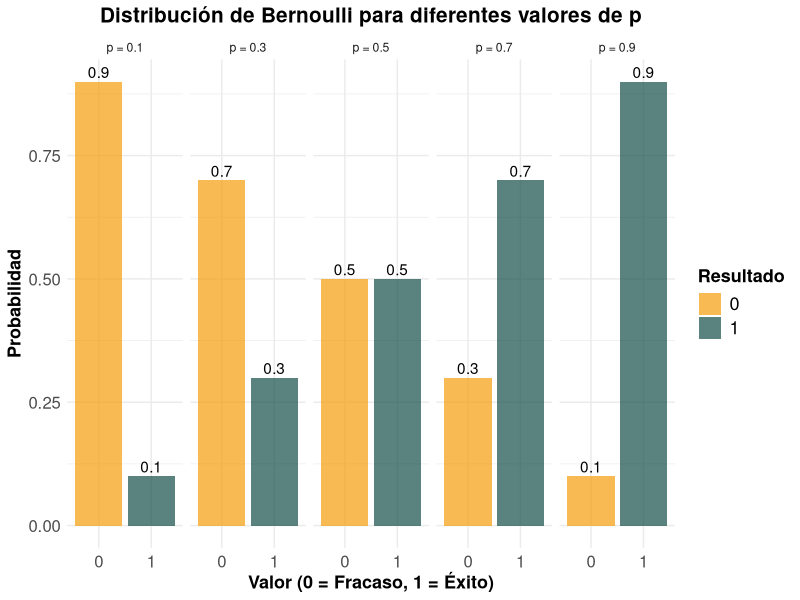
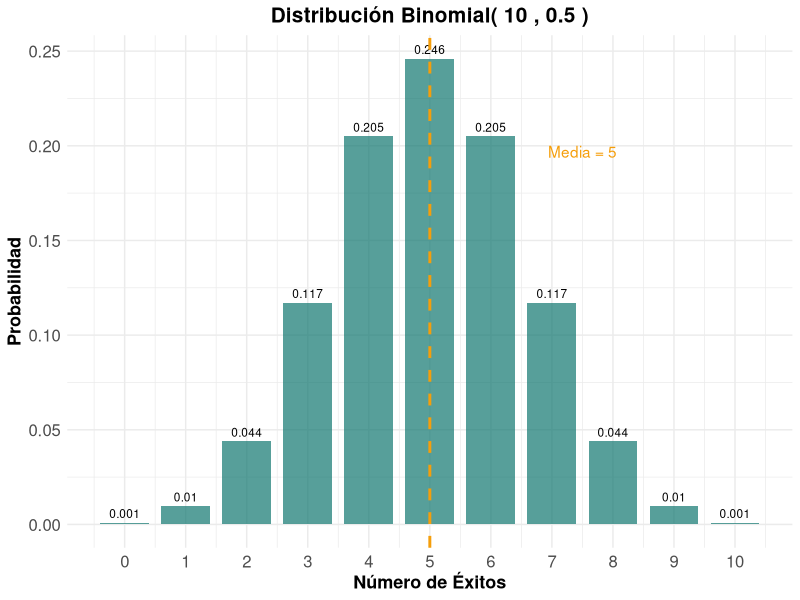
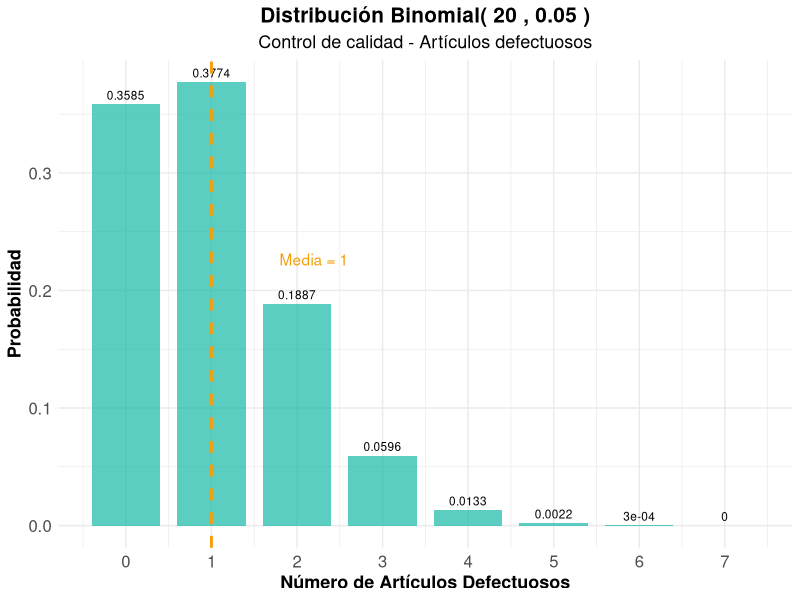
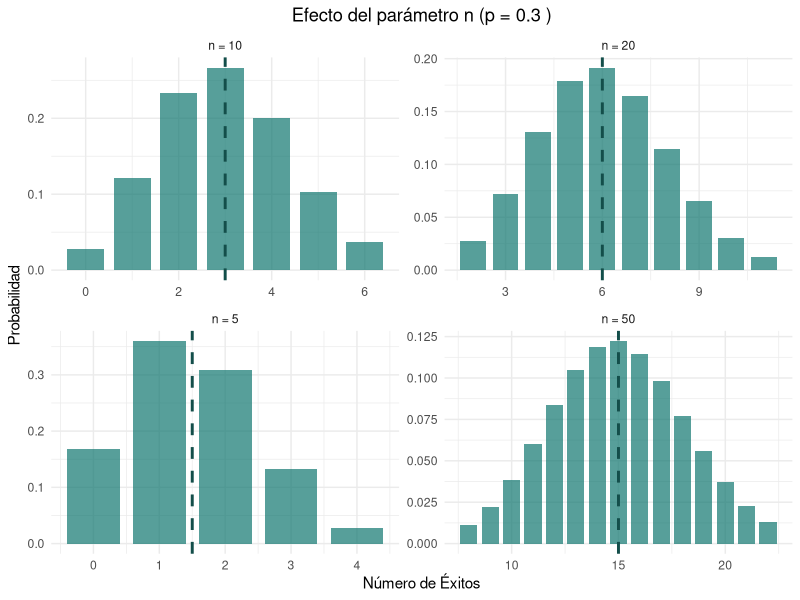
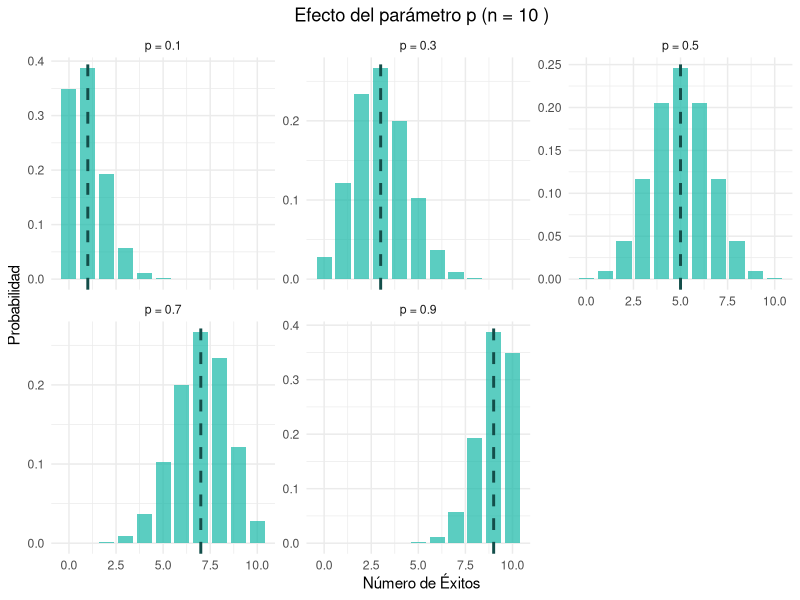
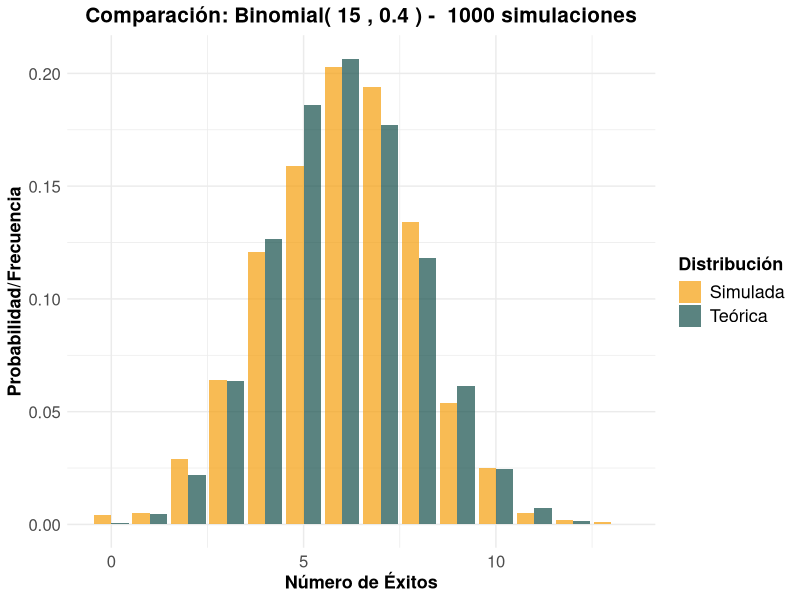
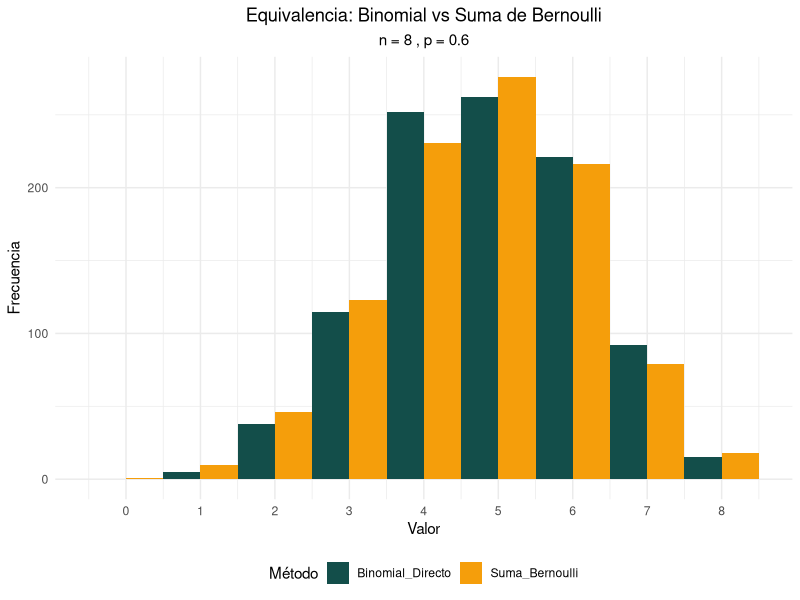
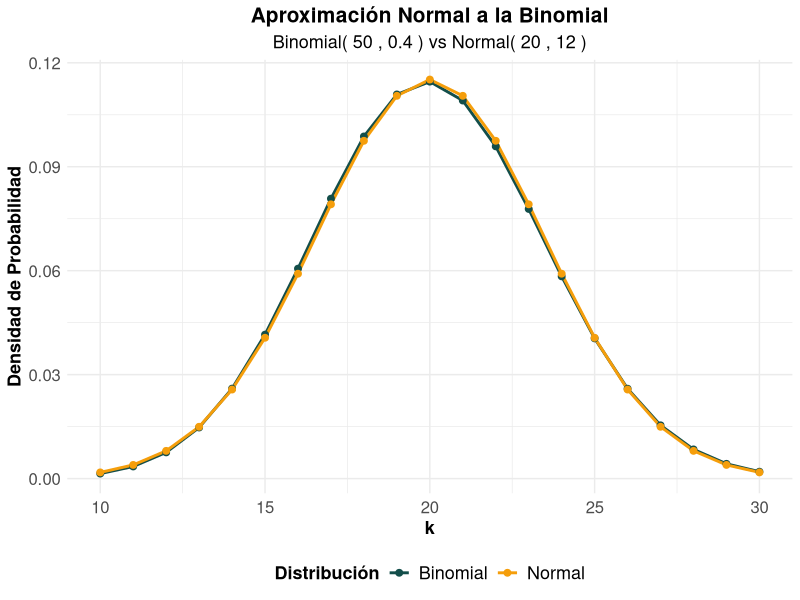

Reproduce these figures in R, in order.
## ---- chunk 1
#| label: setup
#| include: false
library(tidyverse)
library(kableExtra)
library(gridExtra)
## ---- chunk 2
#| label: moneda-bernoulli
#| code-fold: true
#| fig-align: center


# Moneda justa
p_moneda <- 0.5

# Crear tabla de probabilidades
bernoulli_moneda <- data.frame(
  Resultado = c("Sello (0)", "Cara (1)"),
  Valor = c(0, 1),
  Probabilidad = c(1-p_moneda, p_moneda)
)

kable(bernoulli_moneda, 
      caption = "Distribución Bernoulli - Moneda justa (p = 0.5)",
      align = "ccc") %>%
  kable_styling(bootstrap_options = "striped")

# Parámetros
media_moneda <- p_moneda
varianza_moneda <- p_moneda * (1 - p_moneda)
desv_std_moneda <- sqrt(varianza_moneda)

cat("Parámetros estadísticos:\n")
cat("Media:", media_moneda, "\n")
cat("Varianza:", varianza_moneda, "\n")
cat("Desviación estándar:", desv_std_moneda, "\n")
## ---- chunk 3
#| label: ejemplos-bernoulli-multiple
#| code-fold: true
#| fig-align: center


# Diferentes valores de p
p_values <- c(0.1, 0.3, 0.5, 0.7, 0.9)

# Crear data frame para visualización
bernoulli_data <- data.frame()
for(p in p_values) {
  temp_data <- data.frame(
    p = paste("p =", p),
    x = c(0, 1),
    probabilidad = c(1-p, p),
    media = p,
    varianza = p*(1-p)
  )
  bernoulli_data <- rbind(bernoulli_data, temp_data)
}

# Tabla de parámetros
param_bernoulli <- data.frame(
  p = p_values,
  Media = p_values,
  Varianza = p_values * (1 - p_values),
  Desv_Std = sqrt(p_values * (1 - p_values))
)

kable(param_bernoulli, 
      caption = "Parámetros de la distribución Bernoulli para diferentes valores de p",
      digits = 4,
      col.names = c("p", "Media", "Varianza", "Desv. Estándar")) %>%
  kable_styling(bootstrap_options = "striped")
## ---- chunk 4
#| label: grafico-bernoulli
#| code-fold: true
#| fig-align: center
#| fig-cap: "Distribución Bernoulli para diferentes valores de p"
ggplot(bernoulli_data, aes(x = factor(x), y = probabilidad, fill = factor(x))) +
  geom_col(alpha = 0.7) +
  geom_text(aes(label = round(probabilidad, 2)), vjust = -0.3) +
  facet_wrap(~p, ncol = 5) +
  scale_fill_manual(values = c("0" = "#F59E0B", "1" = "#134E4A")) +
  labs(title = "Distribución de Bernoulli para diferentes valores de p",
       x = "Valor (0 = Fracaso, 1 = Éxito)",
       y = "Probabilidad",
       fill = "Resultado") +
  theme_minimal() +
  theme(
    legend.title = element_text(size=13, face="bold"),
    legend.text = element_text(size=13),
    plot.title = element_text(size=15, face="bold", hjust = 0.5),
    plot.subtitle = element_text(size=13, hjust = 0.5),
    axis.text.x=element_text(size=12),
    axis.text.y=element_text(size=12),
    axis.title.x = element_text(face="bold", size=13),
    axis.title.y = element_text(face="bold", size=13)
    # panel.grid.major.y = element_line(color = "#ECF0F1", linewidth = 0.5,
    #   linetype = "dashed"),
    # panel.grid.minor.y = element_blank(),
    # panel.grid.major.x = element_blank(),
    # panel.background = element_rect(fill = "#FAFAFA", color = NA),
    # plot.background = element_rect(fill = "white", color = NA)
  )
## ---- chunk 5
#| label: binomial-monedas
#| code-fold: true
#| fig-align: center


# Parámetros
n_monedas <- 10
p_monedas <- 0.5

# Calcular probabilidades
k_values <- 0:n_monedas
prob_binomial <- dbinom(k_values, n_monedas, p_monedas)

# Crear data frame
binomial_monedas <- data.frame(
  Num_Caras = k_values,
  Probabilidad = prob_binomial
)

# Mostrar tabla
kable(binomial_monedas, 
      caption = paste("Distribución Binomial - 10 lanzamientos de moneda (n =", n_monedas, ", p =", p_monedas, ")"),
      digits = 4,
      col.names = c("Número de Caras", "Probabilidad")) %>%
  kable_styling(bootstrap_options = "striped")

# Parámetros estadísticos
media_monedas <- n_monedas * p_monedas
varianza_monedas <- n_monedas * p_monedas * (1 - p_monedas)
desv_std_monedas <- sqrt(varianza_monedas)

cat("\nParámetros estadísticos:\n")
cat("Media:", media_monedas, "\n")
cat("Varianza:", varianza_monedas, "\n")
cat("Desviación estándar:", round(desv_std_monedas, 4), "\n")
## ---- chunk 6
#| label: grafico-binomial-monedas
#| fig-cap: "Distribución Binomial - 10 lanzamientos de moneda"
#| code-fold: true
#| fig-align: center


ggplot(binomial_monedas, aes(x = Num_Caras, y = Probabilidad)) +
  geom_col(fill = "#0F766E", alpha = 0.7, width = 0.8) +
  geom_text(aes(label = round(Probabilidad, 3)), vjust = -0.5, size = 3) +
  geom_vline(xintercept = media_monedas, color = "#F59E0B", linetype = "dashed", linewidth = 1) +
  annotate("text", x = media_monedas + 2.5, y = max(prob_binomial) * 0.8, 
           label = paste("Media =", media_monedas), color = "#F59E0B") +
  scale_x_continuous(breaks = k_values) +
  labs(title = paste("Distribución Binomial(", n_monedas, ",", p_monedas, ")"),
       x = "Número de Éxitos",
       y = "Probabilidad") +
  theme_minimal() +
  theme(
    legend.title = element_text(size=13, face="bold"),
    legend.text = element_text(size=13),
    plot.title = element_text(size=15, face="bold", hjust = 0.5),
    plot.subtitle = element_text(size=13, hjust = 0.5),
    axis.text.x=element_text(size=12),
    axis.text.y=element_text(size=12),
    axis.title.x = element_text(face="bold", size=13),
    axis.title.y = element_text(face="bold", size=13)
    # panel.grid.major.y = element_line(color = "#ECF0F1", linewidth = 0.5,
    #   linetype = "dashed"),
    # panel.grid.minor.y = element_blank(),
    # panel.grid.major.x = element_blank(),
    # panel.background = element_rect(fill = "#FAFAFA", color = NA),
    # plot.background = element_rect(fill = "white", color = NA)
  )
## ---- chunk 7
#| label: control-calidad
#| code-fold: true
#| fig-align: center


# Parámetros
n_articulos <- 20
p_defecto <- 0.05

# Probabilidades
k_defectos <- 0:n_articulos
prob_defectos <- dbinom(k_defectos, n_articulos, p_defecto)

# Crear data frame
calidad_data <- data.frame(
  Defectos = k_defectos,
  Probabilidad = prob_defectos
)

# Filtrar probabilidades significativas (> 0.001)
calidad_filtrada <- calidad_data[calidad_data$Probabilidad > 0.001, ]

kable(calidad_filtrada, 
      caption = paste("Distribución Binomial - Control de calidad (n =", n_articulos, ", p =", p_defecto, ")"),
      digits = 4,
      col.names = c("Número de Defectos", "Probabilidad")) %>%
  kable_styling(bootstrap_options = "striped")

# Parámetros estadísticos
media_defectos <- n_articulos * p_defecto
varianza_defectos <- n_articulos * p_defecto * (1 - p_defecto)
desv_std_defectos <- sqrt(varianza_defectos)

cat("Parámetros estadísticos:\n")
cat("Media:", media_defectos, "\n")
cat("Varianza:", round(varianza_defectos, 4), "\n")
cat("Desviación estándar:", round(desv_std_defectos, 4), "\n")

# Probabilidades importantes
prob_0_defectos <- dbinom(0, n_articulos, p_defecto)
prob_max_2_defectos <- pbinom(2, n_articulos, p_defecto)
prob_mas_3_defectos <- 1 - pbinom(3, n_articulos, p_defecto)

cat("\nProbabilidades de interés:\n")
cat("P(0 defectos):", round(prob_0_defectos, 4), "\n")
cat("P(≤ 2 defectos):", round(prob_max_2_defectos, 4), "\n")
cat("P(> 3 defectos):", round(prob_mas_3_defectos, 4), "\n")
## ---- chunk 8
#| label: grafico-calidad
#| code-fold: true
#| fig-align: center
#| fig-cap: "Distribución Binomial - Control de calidad"


ggplot(calidad_data[1:8, ], aes(x = Defectos, y = Probabilidad)) +
  geom_col(fill = "#14B8A6", alpha = 0.7, width = 0.8) +
  geom_text(aes(label = round(Probabilidad, 4)), vjust = -0.5, size = 3) +
  geom_vline(xintercept = media_defectos, color = "#F59E0B", linetype = "dashed", linewidth = 1) +
  annotate("text", x = media_defectos + 1.2, y = max(prob_defectos) * 0.6, 
           label = paste("Media =", media_defectos), color = "#F59E0B") +
  scale_x_continuous(breaks = 0:7) +
  labs(title = paste("Distribución Binomial(", n_articulos, ",", p_defecto, ")"),
       subtitle = "Control de calidad - Artículos defectuosos",
       x = "Número de Artículos Defectuosos",
       y = "Probabilidad") +
  theme_minimal() +
  theme(
    legend.title = element_text(size=13, face="bold"),
    legend.text = element_text(size=13),
    plot.title = element_text(size=15, face="bold", hjust = 0.5),
    plot.subtitle = element_text(size=13, hjust = 0.5),
    axis.text.x=element_text(size=12),
    axis.text.y=element_text(size=12),
    axis.title.x = element_text(face="bold", size=13),
    axis.title.y = element_text(face="bold", size=13)
    # panel.grid.major.y = element_line(color = "#ECF0F1", linewidth = 0.5,
    #   linetype = "dashed"),
    # panel.grid.minor.y = element_blank(),
    # panel.grid.major.x = element_blank(),
    # panel.background = element_rect(fill = "#FAFAFA", color = NA),
    # plot.background = element_rect(fill = "white", color = NA)
  )
## ---- chunk 9
#| label: efecto-n
#| code-fold: true
#| fig-align: center

# Diferentes valores de n con p fijo
n_vals <- c(5, 10, 20, 50)
p_fijo <- 0.3

# Crear data frame para comparación
comp_n_data <- data.frame()
for(n in n_vals) {
  k_vals <- 0:n
  probs <- dbinom(k_vals, n, p_fijo)
  temp_data <- data.frame(
    n = paste("n =", n),
    k = k_vals,
    probabilidad = probs,
    media = n * p_fijo,
    varianza = n * p_fijo * (1 - p_fijo)
  )
  comp_n_data <- rbind(comp_n_data, temp_data)
}

# Filtrar para visualización (solo valores con probabilidad > 0.01)
comp_n_filtered <- comp_n_data[comp_n_data$probabilidad > 0.01, ]

ggplot(comp_n_filtered, aes(x = k, y = probabilidad)) +
  geom_col(fill = "#0F766E", alpha = 0.7, width = 0.8) +
  geom_vline(aes(xintercept = media), color = "#134E4A", linetype = "dashed", linewidth=1) +
  facet_wrap(~n, scales = "free") +
  labs(title = paste("Efecto del parámetro n (p =", p_fijo, ")"),
       x = "Número de Éxitos",
       y = "Probabilidad") +
  theme_minimal() +
  theme(plot.title = element_text(hjust = 0.5))
## ---- chunk 10
#| label: efecto-p
#| code-fold: true
#| fig-align: center 
#| fig-cap: "Efecto del parámetro p en la distribución binomial"
# Diferentes valores de p con n fijo
p_vals <- c(0.1, 0.3, 0.5, 0.7, 0.9)
n_fijo <- 10

# Crear data frame para comparación
comp_p_data <- data.frame()
for(p in p_vals) {
  k_vals <- 0:n_fijo
  probs <- dbinom(k_vals, n_fijo, p)
  temp_data <- data.frame(
    p = paste("p =", p),
    k = k_vals,
    probabilidad = probs,
    media = n_fijo * p,
    varianza = n_fijo * p * (1 - p)
  )
  comp_p_data <- rbind(comp_p_data, temp_data)
}

ggplot(comp_p_data, aes(x = k, y = probabilidad)) +
  geom_col(fill = "#14B8A6", alpha = 0.7, width = 0.8) +
  geom_vline(aes(xintercept = media), color = "#134E4A", linetype = "dashed", linewidth=1) +
  facet_wrap(~p, scales = "free_y") +
  labs(title = paste("Efecto del parámetro p (n =", n_fijo, ")"),
       x = "Número de Éxitos",
       y = "Probabilidad") +
  theme_minimal() +
  theme(plot.title = element_text(hjust = 0.5))
## ---- chunk 11
#| label: simulacion-binomial
#| code-fold: true

n_trials <- 15
p_sim_bin <- 0.4
n_sim_bin <- 1000

# Generar datos
datos_binomial <- rbinom(n_sim_bin, n_trials, p_sim_bin)

# Calcular estadísticas observadas
media_obs_bin <- mean(datos_binomial)
var_obs_bin <- var(datos_binomial)

# Valores teóricos
media_teo_bin <- n_trials * p_sim_bin
var_teo_bin <- n_trials * p_sim_bin * (1 - p_sim_bin)

cat("Media teórica:", media_teo_bin, "| Media observada:", round(media_obs_bin, 4), "\n")
cat("Varianza teórica:", var_teo_bin, "| Varianza observada:", round(var_obs_bin, 4), "\n")

# Comparar distribuciones
freq_obs_bin <- table(datos_binomial) / n_sim_bin
k_sim <- as.numeric(names(freq_obs_bin))
freq_teo_bin <- dbinom(k_sim, n_trials, p_sim_bin)

comparacion_bin <- data.frame(
  k = k_sim,
  Freq_Observada = as.numeric(freq_obs_bin),
  Prob_Teorica = freq_teo_bin
)

kable(head(comparacion_bin, 10), 
      caption = "Comparación frecuencias observadas vs probabilidades teóricas",
      digits = 4,
      col.names = c("k", "Freq. Observada", "Prob. Teórica")) %>%
  kable_styling(bootstrap_options = "striped")
## ---- chunk 12
#| label: grafico-comparacion-sim
#| code-fold: true
#| fig-align: center
#| fig-cap: "Comparación entre distribución teórica y simulada"
library(tidyr)

# Preparar datos para visualización
comp_sim_long <- comparacion_bin %>%
  pivot_longer(cols = c(Freq_Observada, Prob_Teorica),
               names_to = "Tipo",
               values_to = "Probabilidad") %>%
  mutate(Tipo = case_when(
    Tipo == "Freq_Observada" ~ "Simulada",
    Tipo == "Prob_Teorica" ~ "Teórica"
  ))

ggplot(comp_sim_long, aes(x = k, y = Probabilidad, fill = Tipo)) +
  geom_col(position = "dodge", alpha = 0.7) +
  scale_fill_manual(values = c("Teórica" = "#134E4A", "Simulada" = "#F59E0B")) +
  labs(title = paste("Comparación: Binomial(", n_trials, ",", p_sim_bin, ") - ", n_sim_bin, "simulaciones"),
       x = "Número de Éxitos",
       y = "Probabilidad/Frecuencia",
       fill = "Distribución") +
  theme_minimal() +
  theme(
    legend.title = element_text(size=13, face="bold"),
    legend.text = element_text(size=13),
    plot.title = element_text(size=15, face="bold", hjust = 0.5),
    plot.subtitle = element_text(size=13, hjust = 0.5),
    axis.text.x=element_text(size=12),
    axis.text.y=element_text(size=12),
    axis.title.x = element_text(face="bold", size=13),
    axis.title.y = element_text(face="bold", size=13)
    # panel.grid.major.y = element_line(color = "#ECF0F1", linewidth = 0.5,
    #   linetype = "dashed"),
    # panel.grid.minor.y = element_blank(),
    # panel.grid.major.x = element_blank(),
    # panel.background = element_rect(fill = "#FAFAFA", color = NA),
    # plot.background = element_rect(fill = "white", color = NA)
  )
## ---- chunk 13
#| label: relacion-bernoulli-binomial
#| code-fold: true
#| fig-align: center

n_exp <- 8
p_exp <- 0.6
n_sim_rel <- 1000

# Método 1: Generar directamente de Binomial
binomial_directo <- rbinom(n_sim_rel, n_exp, p_exp)

# Método 2: Sumar n variables Bernoulli independientes
suma_bernoulli <- replicate(n_sim_rel, {
  bernoulli_vars <- rbinom(n_exp, 1, p_exp)
  sum(bernoulli_vars)
})

# Comparar distribuciones
comparacion_relacion <- data.frame(
  Binomial_Directo = binomial_directo,
  Suma_Bernoulli = suma_bernoulli
)

# Visualización comparativa
comp_rel_long <- comparacion_relacion %>%
  mutate(id = row_number()) %>%
  pivot_longer(cols = c(Binomial_Directo, Suma_Bernoulli),
               names_to = "Metodo",
               values_to = "Valor")

ggplot(comp_rel_long, aes(x = Valor, fill = Metodo)) +
  geom_histogram(position = "dodge", center = min(comp_rel_long$Valor), binwidth=1) + 
  scale_fill_manual(values = c("Binomial_Directo" = "#134E4A", "Suma_Bernoulli" = "#F59E0B")) +
  scale_x_continuous(breaks = 0:(n_exp)) +
  labs(title = "Equivalencia: Binomial vs Suma de Bernoulli",
       subtitle = paste("n =", n_exp, ", p =", p_exp),
       x = "Valor",
       y = "Frecuencia",
       fill = "Método") +
  theme_minimal() +
  theme(plot.title = element_text(hjust = 0.5),
        plot.subtitle = element_text(hjust = 0.5),
        legend.position = "bottom")
## ---- chunk 14
#| label: aproximacion-normal
#| code-fold: true
#| fig-align: center


# Parámetros para aproximación normal
n_aprox <- 50
p_aprox <- 0.4

# Verificar condiciones
condicion1 <- n_aprox * p_aprox >= 5
condicion2 <- n_aprox * (1 - p_aprox) >= 5

cat("Condiciones para aproximación normal:\n")
cat("np =", n_aprox * p_aprox, "≥ 5:", condicion1, "\n")
cat("n(1-p) =", n_aprox * (1-p_aprox), "≥ 5:", condicion2, "\n")

if(condicion1 & condicion2) {
  # Calcular probabilidades exactas y aproximadas
  k_aprox <- 0:n_aprox
  prob_exacta <- dbinom(k_aprox, n_aprox, p_aprox)
  
  # Aproximación normal (con corrección de continuidad)
  media_normal <- n_aprox * p_aprox
  var_normal <- n_aprox * p_aprox * (1 - p_aprox)
  sd_normal <- sqrt(var_normal)
  
  # Crear data frame para comparación
  aprox_data <- data.frame(
    k = k_aprox,
    Binomial = prob_exacta,
    Normal = dnorm(k_aprox, media_normal, sd_normal)
  )
  
  # Filtrar valores significativos
  aprox_filtered <- aprox_data[aprox_data$Binomial > 0.001, ]
  
  # Visualización
  aprox_long <- aprox_filtered %>%
    pivot_longer(cols = c(Binomial, Normal),
                 names_to = "Distribucion",
                 values_to = "Densidad")
  
  ggplot(aprox_long, aes(x = k, y = Densidad, color = Distribucion)) +
    geom_line(linewidth = 1) +
    geom_point(size = 2) +
    scale_color_manual(values = c("Binomial" = "#134E4A", "Normal" = "#F59E0B")) +
    labs(title = "Aproximación Normal a la Binomial",
         subtitle = paste("Binomial(", n_aprox, ",", p_aprox, ") vs Normal(", media_normal, ",", round(sd_normal^2, 2), ")"),
         x = "k",
         y = "Densidad de Probabilidad",
         color = "Distribución") +
    theme_minimal() +
  theme(
    legend.title = element_text(size=13, face="bold"),
    legend.text = element_text(size=13),
    legend.position = "bottom",
    plot.title = element_text(size=15, face="bold", hjust = 0.5),
    plot.subtitle = element_text(size=13, hjust = 0.5),
    axis.text.x=element_text(size=12),
    axis.text.y=element_text(size=12),
    axis.title.x = element_text(face="bold", size=13),
    axis.title.y = element_text(face="bold", size=13)
    # panel.grid.major.y = element_line(color = "#ECF0F1", linewidth = 0.5,
    #   linetype = "dashed"),
    # panel.grid.minor.y = element_blank(),
    # panel.grid.major.x = element_blank(),
    # panel.background = element_rect(fill = "#FAFAFA", color = NA),
    # plot.background = element_rect(fill = "white", color = NA)
  )
}
## ---- chunk 15
#| code-fold: true
#| label: limite-central-binomial
#| fig-width: 8
#| fig-height: 6
#| fig-align: "center"
#| fig-cap: "Verificación del Teorema Central del Límite"
# Simular medias muestrales

k_muestra <- 1000
n_muestra <- 50

n_binomial <- 20
p_binomial <- 0.3

medias_muestrales <- replicate(k_muestra, {
  muestra <- rbinom(n_muestra, n_binomial, p_binomial)
  mean(muestra)
})

# Crear histograma
hist_data <- data.frame(Medias = medias_muestrales)

ggplot(hist_data) +
  geom_histogram(aes(x=Medias, after_stat(density)), bins = 30, 
                 fill = "#99F6E4", alpha = 0.7, color = "#0F766E") +
  geom_density(aes(x = Medias), color = "#F59E0B", linewidth = 1) +
  geom_function(fun = dnorm, args = list(mean = n_binomial * p_binomial, 
                                 sd = sqrt(4.2/50)), 
                color = "#B45309", linetype = "dashed", linewidth = 1) +
  geom_vline(xintercept = mean(medias_muestrales), 
             color = "#134E4A", linetype = "dashed", linewidth = 1) +
  labs(title = "Distribución de Medias Muestrales",
       subtitle = paste("N =", n_muestra, " de una v.a. binomial(20,0.3)"),
       x = "Media Muestral",
       y = "Densidad") +
  theme_minimal() +
  theme(
    legend.title = element_text(size=13, face="bold"),
    legend.text = element_text(size=13),
    plot.title = element_text(size=15, face="bold", hjust = 0.5),
    plot.subtitle = element_text(size=13, hjust = 0.5),
    axis.text.x=element_text(size=12),
    axis.text.y=element_text(size=12),
    axis.title.x = element_text(face="bold", size=13),
    axis.title.y = element_text(face="bold", size=13)
    # panel.grid.major.y = element_line(color = "#ECF0F1", linewidth = 0.5,
    #   linetype = "dashed"),
    # panel.grid.minor.y = element_blank(),
    # panel.grid.major.x = element_blank(),
    # panel.background = element_rect(fill = "#FAFAFA", color = NA),
    # plot.background = element_rect(fill = "white", color = NA)
  )

# Estadísticas
cat("Media teórica:", n_binomial * p_binomial, "\n")
cat("Media observada:", round(mean(medias_muestrales), 4), "\n")
cat("Varianza teórica de la media:", 4.2/50, "\n")
cat("Varianza observada de la media:", round(var(medias_muestrales), 4), "\n")
## ---- chunk 16
#| label: aplicacion-medicina
#| code-fold: true
#| fig-align: center


# Parámetros
n_pacientes <- 25
p_cura <- 0.8

# Preguntas de interés
# 1. ¿Cuál es la probabilidad de que exactamente 20 pacientes se curen?
prob_20_curas <- dbinom(20, n_pacientes, p_cura)

# 2. ¿Cuál es la probabilidad de que al menos 22 pacientes se curen?
prob_min_22 <- 1 - pbinom(21, n_pacientes, p_cura)

# 3. ¿Cuál es la probabilidad de que entre 18 y 22 pacientes se curen?
prob_18_22 <- pbinom(22, n_pacientes, p_cura) - pbinom(17, n_pacientes, p_cura)

# Parámetros estadísticos
media_curas <- n_pacientes * p_cura
varianza_curas <- n_pacientes * p_cura * (1 - p_cura)
desv_std_curas <- sqrt(varianza_curas)

cat("Aplicación Médica - Efectividad del tratamiento:\n")
cat("Parámetros: n =", n_pacientes, ", p =", p_cura, "\n\n")
cat("Estadísticas esperadas:\n")
cat("Número esperado de curas:", media_curas, "\n")
cat("Varianza:", varianza_curas, "\n")
cat("Desviación estándar:", round(desv_std_curas, 4), "\n\n")
cat("Probabilidades de interés:\n")
cat("P(exactamente 20 curas):", round(prob_20_curas, 4), "\n")
cat("P(al menos 22 curas):", round(prob_min_22, 4), "\n")
cat("P(entre 18 y 22 curas):", round(prob_18_22, 4), "\n")

# Visualización
k_medicina <- 0:n_pacientes
prob_medicina <- dbinom(k_medicina, n_pacientes, p_cura)
medicina_data <- data.frame(k = k_medicina, probabilidad = prob_medicina)

ggplot(medicina_data, aes(x = k, y = probabilidad)) +
  geom_col(fill = "#134E4A", alpha = 0.7, width = 0.8) +
  geom_vline(xintercept = media_curas, color = "#F59E0B", linetype = "dashed", size = 1) +
  geom_vline(xintercept = c(18, 22), color = "#14B8A6", linetype = "dotted", size = 1) +
  annotate("text", x = media_curas + 1.5, y = max(prob_medicina) * 0.8, 
           label = paste("E(X) =", media_curas), color = "#F59E0B") +
  annotate("rect", xmin = 18, xmax = 22, ymin = 0, ymax = Inf, 
           alpha = 0.2, fill = "#14B8A6") +
  labs(title = "Distribución del Número de Pacientes Curados",
       subtitle = paste("Binomial(", n_pacientes, ",", p_cura, ")"),
       x = "Número de Pacientes Curados",
       y = "Probabilidad") +
  theme_minimal() +
  theme(
    legend.title = element_text(size=13, face="bold"),
    legend.text = element_text(size=13),
    plot.title = element_text(size=15, face="bold", hjust = 0.5),
    plot.subtitle = element_text(size=13, hjust = 0.5),
    axis.text.x=element_text(size=12),
    axis.text.y=element_text(size=12),
    axis.title.x = element_text(face="bold", size=13),
    axis.title.y = element_text(face="bold", size=13)
    # panel.grid.major.y = element_line(color = "#ECF0F1", linewidth = 0.5,
    #   linetype = "dashed"),
    # panel.grid.minor.y = element_blank(),
    # panel.grid.major.x = element_blank(),
    # panel.background = element_rect(fill = "#FAFAFA", color = NA),
    # plot.background = element_rect(fill = "white", color = NA)
  )
## ---- chunk 17
#| label: ej-med-datos

n_trat <- 20
p_trat <- 0.85
soporte_trat <- 0:n_trat
fx_trat <- dbinom(soporte_trat, n_trat, p_trat)
## ---- chunk 18
#| label: ej-med-inciso-a
#| fig-align: center

ggplot(data.frame(x = soporte_trat, fx = fx_trat), aes(x = x, y = fx)) +
  geom_col(fill = "#0F766E", alpha = 0.85, width = 0.75) +
  geom_text(aes(label = ifelse(fx > 0.01, round(fx, 3), "")),
            vjust = -0.4, size = 3, color = "#134E4A") +
  scale_x_continuous(breaks = soporte_trat) +
  labs(title = "Función de probabilidad: Binomial(20, 0.85)",
       x = "Pacientes curados (x)",
       y = "f(x) = P(X = x)") +
  theme_minimal() +
  theme(plot.title = element_text(hjust = 0.5, face = "bold"))
## ---- chunk 19
#| label: ej-med-inciso-b

esp_trat <- n_trat * p_trat
var_trat <- n_trat * p_trat * (1 - p_trat)
de_trat <- sqrt(var_trat)

data.frame(
  Parametro = c("Esperanza", "Varianza", "Desviación estándar"),
  Valor = round(c(esp_trat, var_trat, de_trat), 4)
) %>%
  kable(col.names = c("Parámetro", "Valor")) %>%
  kable_styling(bootstrap_options = "striped", full_width = FALSE)
## ---- chunk 20
#| label: ej-med-inciso-c
#| fig-align: center

set.seed(2026)
exp_trat <- rbinom(1000, n_trat, p_trat)

data.frame(
  Medida = c("Esperanza", "Varianza", "Desviación estándar"),
  Teorico = c(esp_trat, var_trat, de_trat),
  Simulado = c(mean(exp_trat), var(exp_trat), sd(exp_trat))
) %>%
  kable(digits = 4, col.names = c("Medida", "Teórico", "Simulado")) %>%
  kable_styling(bootstrap_options = "striped", full_width = FALSE)

frec_trat <- as.numeric(table(factor(exp_trat, levels = soporte_trat))) / 1000

ggplot(data.frame(x = soporte_trat, Simulada = frec_trat, Teorica = fx_trat),
       aes(x = x)) +
  geom_col(aes(y = Simulada, fill = "Simulada"), alpha = 0.8, width = 0.7) +
  geom_point(aes(y = Teorica, color = "Teórica"), size = 3) +
  geom_line(aes(y = Teorica, color = "Teórica"), linewidth = 0.8) +
  scale_fill_manual(values = c("Simulada" = "#F59E0B")) +
  scale_color_manual(values = c("Teórica" = "#0F766E")) +
  scale_x_continuous(breaks = soporte_trat) +
  labs(title = "1000 experimentos vs Binomial(20, 0.85)",
       x = "Pacientes curados",
       y = "Frecuencia relativa / Probabilidad",
       fill = "", color = "") +
  theme_minimal() +
  theme(plot.title = element_text(hjust = 0.5, face = "bold"),
        legend.position = "bottom")
## ---- chunk 21
#| label: ej-suma-simulacion
#| fig-align: center

set.seed(2026)

n_1 <- 6
m_2 <- 14
p_c <- 0.35
reps <- 10000

suma_sim <- rbinom(reps, n_1, p_c) + rbinom(reps, m_2, p_c)

valores_s <- 0:(n_1 + m_2)
comparacion_s <- data.frame(
  k = valores_s,
  Simulada = as.numeric(table(factor(suma_sim, levels = valores_s))) / reps,
  Teorica = dbinom(valores_s, n_1 + m_2, p_c)
)

ggplot(comparacion_s, aes(x = k)) +
  geom_col(aes(y = Simulada), fill = "#99F6E4", color = "#0F766E", width = 0.8) +
  geom_point(aes(y = Teorica), color = "#B45309", size = 3, shape = 18) +
  scale_x_continuous(breaks = valores_s) +
  labs(title = "X + Y vs bin(20, 0.35)",
       subtitle = "Barras: X + Y simulada | Rombos: bin(20, 0.35)",
       x = "k",
       y = "Probabilidad") +
  theme_minimal() +
  theme(plot.title = element_text(hjust = 0.5, face = "bold"),
        plot.subtitle = element_text(hjust = 0.5))
## ---- chunk 22
#| label: ej-suma-medidas

data.frame(
  Medida = c("Media", "Varianza"),
  Teorico = c((n_1 + m_2) * p_c, (n_1 + m_2) * p_c * (1 - p_c)),
  Simulado = c(mean(suma_sim), var(suma_sim))
) %>%
  kable(digits = 4, col.names = c("Medida", "bin(20, 0.35)", "X + Y simulada")) %>%
  kable_styling(bootstrap_options = "striped", full_width = FALSE)
## ---- chunk 23
#| label: ej-aprox-datos

n_b <- 100
p_b <- 0.3
mu_b <- n_b * p_b
sigma_b <- sqrt(n_b * p_b * (1 - p_b))
## ---- chunk 24
#| label: ej-aprox-condiciones

data.frame(
  Condicion = c("np >= 5", "n(1-p) >= 5"),
  Valor = c(n_b * p_b, n_b * (1 - p_b)),
  Cumple = c(n_b * p_b >= 5, n_b * (1 - p_b) >= 5)
) %>%
  kable(col.names = c("Condición", "Valor", "¿Se cumple?")) %>%
  kable_styling(bootstrap_options = "striped", full_width = FALSE)
## ---- chunk 25
#| label: ej-aprox-comparacion
#| fig-align: center

k_b <- 12:48

ggplot(data.frame(k = k_b, Binomial = dbinom(k_b, n_b, p_b)), aes(x = k)) +
  geom_col(aes(y = Binomial), fill = "#14B8A6", alpha = 0.75) +
  stat_function(fun = dnorm, args = list(mean = mu_b, sd = sigma_b),
                color = "#B45309", linewidth = 1.2) +
  labs(title = "Binomial(100, 0.3) vs Normal(30, 21)",
       subtitle = "Barras: binomial | Curva: normal",
       x = "k",
       y = "Probabilidad / Densidad") +
  theme_minimal() +
  theme(plot.title = element_text(hjust = 0.5, face = "bold"),
        plot.subtitle = element_text(hjust = 0.5))

# Corrección de continuidad: P(25 <= X <= 35) ≈ P(24.5 <= Z <= 35.5)
data.frame(
  Calculo = c("Binomial exacta", "Aproximación normal"),
  Probabilidad = c(pbinom(35, n_b, p_b) - pbinom(24, n_b, p_b),
                   pnorm(35.5, mu_b, sigma_b) - pnorm(24.5, mu_b, sigma_b))
) %>%
  kable(digits = 4, col.names = c("Cálculo", "P(25 ≤ X ≤ 35)")) %>%
  kable_styling(bootstrap_options = "striped", full_width = FALSE)
## ---- chunk 26
#| label: ej-tcl-simulacion
#| fig-align: center

set.seed(2026)

medias_b <- replicate(1000, mean(rbinom(30, 10, 0.7)))

data.frame(
  Medida = c("Media", "Varianza"),
  Teorico = c(7, 2.1 / 30),
  Observado = c(mean(medias_b), var(medias_b))
) %>%
  kable(digits = 4, col.names = c("Medida", "Teórico", "Observado")) %>%
  kable_styling(bootstrap_options = "striped", full_width = FALSE)

ggplot(data.frame(medias = medias_b), aes(x = medias)) +
  geom_histogram(aes(y = after_stat(density)), bins = 25,
                 fill = "#99F6E4", color = "#0F766E") +
  stat_function(fun = dnorm, args = list(mean = 7, sd = sqrt(2.1 / 30)),
                color = "#B45309", linewidth = 1.2) +
  geom_vline(xintercept = mean(medias_b), color = "#F59E0B",
             linetype = "dashed", linewidth = 1) +
  labs(title = "Medias muestrales de una Binomial(10, 0.7)",
       subtitle = "Curva: N(7, 0.07) | Línea punteada: media observada",
       x = "Media muestral",
       y = "Densidad") +
  theme_minimal() +
  theme(plot.title = element_text(hjust = 0.5, face = "bold"),
        plot.subtitle = element_text(hjust = 0.5))
## ---- chunk 27
#| label: ej-tcl-qq
#| fig-align: center
#| fig-width: 6
#| fig-height: 5

ggplot(data.frame(medias = medias_b), aes(sample = medias)) +
  stat_qq(color = "#0F766E", alpha = 0.6) +
  stat_qq_line(color = "#B45309", linewidth = 1) +
  labs(title = "QQ-plot de las medias muestrales",
       x = "Cuantiles teóricos",
       y = "Cuantiles muestrales") +
  theme_minimal() +
  theme(plot.title = element_text(hjust = 0.5, face = "bold"))
